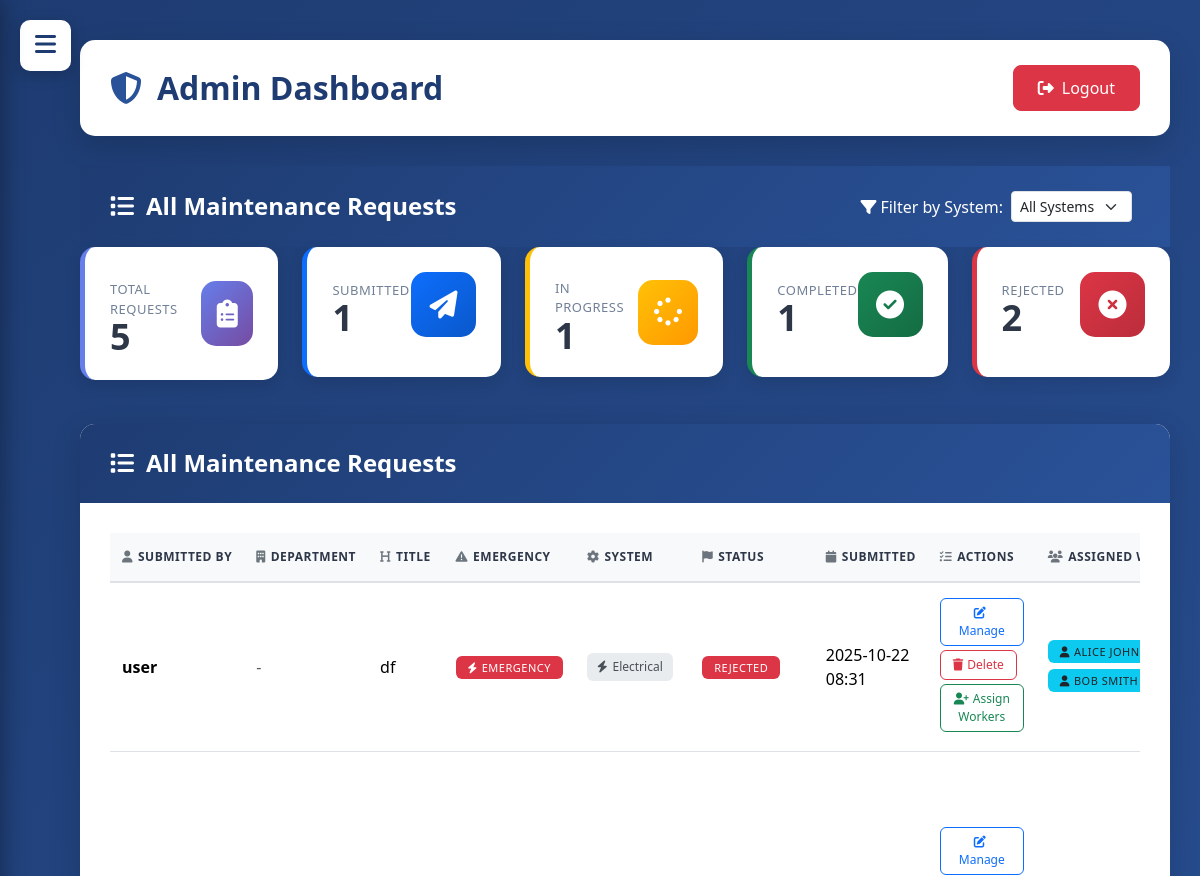
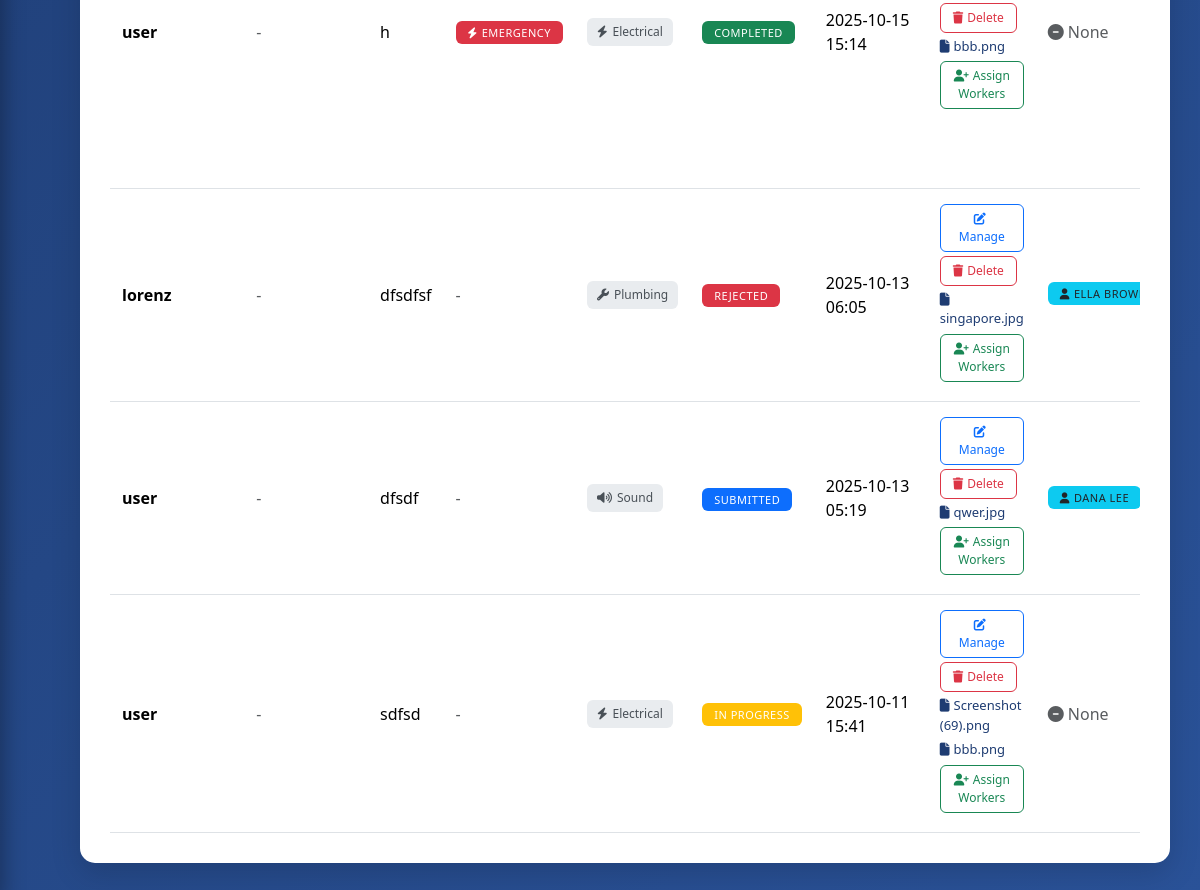
/admin_dashboard.php (signed in), run on the app's committed database (2 pictures, top to bottom).
### tables this page shows
CREATE TABLE `maintenance_requests` (
  `id` int(11) NOT NULL,
  `user_id` int(11) NOT NULL,
  `title` varchar(128) NOT NULL,
  `description` text NOT NULL,
  `system_type` enum('Electrical','Plumbing','Sound') NOT NULL,
  `status` varchar(30) DEFAULT NULL,
  `department` varchar(128) DEFAULT NULL,
  `created_at` timestamp NULL DEFAULT current_timestamp(),
  `updated_at` timestamp NULL DEFAULT current_timestamp() ON UPDATE current_timestamp(),
  `electrical_utilities` varchar(255) DEFAULT NULL,
  `electrical_other` varchar(128) DEFAULT NULL,
  `plumbing_utilities` varchar(255) DEFAULT NULL,
  `plumbing_other` varchar(128) DEFAULT NULL,
  `emergency_flag` tinyint(1) NOT NULL DEFAULT 0,
  `labor_amount` decimal(10,2) NOT NULL DEFAULT 0.00,
  `total_cost` decimal(10,2) NOT NULL DEFAULT 0.00
);

CREATE TABLE `users` (
  `id` int(11) NOT NULL,
  `username` varchar(64) NOT NULL,
  `password` varchar(255) NOT NULL,
  `email` varchar(128) NOT NULL,
  `role` enum('admin','user') NOT NULL
);

CREATE TABLE `request_files` (
  `id` int(11) NOT NULL,
  `request_id` int(11) NOT NULL,
  `file_path` varchar(256) NOT NULL,
  `original_name` varchar(128) DEFAULT NULL,
  `uploaded_at` timestamp NULL DEFAULT current_timestamp()
);

### admin_dashboard.php (the view, shortened to what this page needs)
<?php
require 'db.php';
$systemFilter = $_GET['system'] ?? 'All';
$params = [];
$sql = "SELECT requests.*, users.username AS requester FROM maintenance_requests requests JOIN users ON users.id = requests.user_id";
$sql .= " ORDER BY created_at DESC";
$stmt = $pdo->prepare($sql);
$stmt->execute($params);
$requests = $stmt->fetchAll();
$total = count($requests);
$submitted = count(array_filter($requests, fn($r) => $r['status'] == 'Submitted'));
$inProgress = count(array_filter($requests, fn($r) => $r['status'] == 'In Progress'));
$completed = count(array_filter($requests, fn($r) => $r['status'] == 'Completed'));
$rejected = count(array_filter($requests, fn($r) => $r['status'] == 'Rejected'));
?>
<!DOCTYPE html>
<html>
<head>
    <link href="https://cdn.jsdelivr.net/npm/bootstrap@5.3.2/dist/css/bootstrap.min.css" rel="stylesheet">
    <link rel="stylesheet" href="https://cdnjs.cloudflare.com/ajax/libs/font-awesome/6.4.0/css/all.min.css">
</head>
<body>
<button class="menu-btn" onclick="document.getElementById('sideNav').classList.add('show');">
    <i class="fas fa-bars"></i>
</button>
<div class="container-fluid" style="max-width:1600px;margin-top:40px;margin-bottom:40px;padding-left:80px;padding-right:30px;">
    <div class="main-header">
        <h2><i class="fas fa-shield-alt"></i>Admin Dashboard</h2>
        <a class="btn btn-danger btn-custom" href="logout.php">
            <i class="fas fa-sign-out-alt me-2"></i>Logout
        </a>
    </div>
    <div class="card-header-custom">
    <div class="d-flex justify-content-between align-items-center">
        <h4><i class="fas fa-list"></i>All Maintenance Requests</h4>
        <form method="GET" class="d-flex align-items-center">
            <label class="me-2 mb-0" style="white-space: nowrap;">
                <i class="fas fa-filter me-1"></i>Filter by System:
            </label>
            <select name="system" class="form-select form-select-sm me-2" style="width: auto;" onchange="this.form.submit()">
                <option value="All" <?= $systemFilter == 'All' ? 'selected' : '' ?>>All Systems</option>
            </select>
        </form>
    </div>
</div>
    <div class="row mb-4">
        <div class="col-lg col-md-4 col-sm-6">
            <div class="stats-card total">
                <div class="d-flex justify-content-between align-items-center">
                    <div>
                        <p class="stats-label">Total Requests</p>
                        <h3 class="stats-number"><?= $total ?></h3>
                    </div>
                    <div class="stats-icon">
                        <i class="fas fa-clipboard-list"></i>
                    </div>
                </div>
            </div>
        </div>
        <div class="col-lg col-md-4 col-sm-6">
            <div class="stats-card submitted">
                <div class="d-flex justify-content-between align-items-center">
                    <div>
                        <p class="stats-label">Submitted</p>
                        <h3 class="stats-number"><?= $submitted ?></h3>
                    </div>
                    <div class="stats-icon">
                        <i class="fas fa-paper-plane"></i>
                    </div>
                </div>
            </div>
        </div>
        <div class="col-lg col-md-4 col-sm-6">
            <div class="stats-card progress">
                <div class="d-flex justify-content-between align-items-center">
                    <div>
                        <p class="stats-label">In Progress</p>
                        <h3 class="stats-number"><?= $inProgress ?></h3>
                    </div>
                    <div class="stats-icon">
                        <i class="fas fa-spinner"></i>
                    </div>
                </div>
            </div>
        </div>
        <div class="col-lg col-md-4 col-sm-6">
            <div class="stats-card completed">
                <div class="d-flex justify-content-between align-items-center">
                    <div>
                        <p class="stats-label">Completed</p>
                        <h3 class="stats-number"><?= $completed ?></h3>
                    </div>
                    <div class="stats-icon">
                        <i class="fas fa-check-circle"></i>
                    </div>
                </div>
            </div>
        </div>
        <div class="col-lg col-md-4 col-sm-6">
            <div class="stats-card rejected">
                <div class="d-flex justify-content-between align-items-center">
                    <div>
                        <p class="stats-label">Rejected</p>
                        <h3 class="stats-number"><?= $rejected ?></h3>
                    </div>
                    <div class="stats-icon">
                        <i class="fas fa-times-circle"></i>
                    </div>
                </div>
            </div>
        </div>
    </div>
    <div class="main-card">
        <div class="card-header-custom">
            <h4><i class="fas fa-list"></i>All Maintenance Requests</h4>
        </div>
        <div class="table-container">
            <?php if (!$requests): ?>
                <div class="text-center py-5">
                    <i class="fas fa-inbox" style="font-size: 64px; color: #cbd5e0;"></i>
                    <h5 class="text-muted mt-3">No requests found for filter</h5>
                </div>
            <?php else: ?>
            <div class="table-responsive">
                <table class="table">
                    <thead>
                        <tr>
                            <th><i class="fas fa-user"></i>Submitted By</th>
                            <th><i class="fas fa-building"></i>Department</th>
                            <th><i class="fas fa-heading"></i>Title</th>
                            <th><i class="fas fa-exclamation-triangle"></i>Emergency</th>
                            <th><i class="fas fa-cog"></i>System</th>
                            <th><i class="fas fa-flag"></i>Status</th>
                            <th><i class="fas fa-calendar"></i>Submitted</th>
                            <th><i class="fas fa-tasks"></i>Actions</th>
                            <th><i class="fas fa-users"></i>Assigned Workers</th>
                        </tr>
                    </thead>
                    <tbody>
                        <?php foreach ($requests as $r): ?>
                        <tr>
                            <td><strong><?= htmlspecialchars($r['requester']) ?></strong></td>
                            <td>
                                <?php if (!empty($r['department'])): ?>
                                    <span class="badge bg-secondary">
                                        <i class="fas fa-building me-1"></i><?= htmlspecialchars($r['department']) ?>
                                    </span>
                                <?php else: ?>
                                    <span class="text-muted">-</span>
                                <?php endif; ?>
                            </td>
                            <td><?= htmlspecialchars($r['title']) ?></td>
                            <td>
                                <?php if (!empty($r['emergency_flag'])): ?>
                                    <span class="badge bg-danger">
                                        <i class="fas fa-bolt me-1"></i>EMERGENCY
                                    </span>
                                <?php else: ?>
                                    <span class="text-muted">-</span>
                                <?php endif; ?>
                            </td>
                            <td>
                                <span class="system-badge">
                                    <?php
                                    $systemIcons = [
                                        'Electrical' => 'fa-bolt',
                                        'Plumbing' => 'fa-wrench',
                                        'HVAC' => 'fa-wind',
                                        'Sound' => 'fa-volume-up',
                                        'Other' => 'fa-tools'
                                    ];
                                    $icon = $systemIcons[$r['system_type']] ?? 'fa-tools';
                                    ?>
                                    <i class="fas <?= $icon ?>"></i>
                                    <?= htmlspecialchars($r['system_type']) ?>
                                </span>
                            </td>
                            <td>
                                <?php
                                $badge = ($r['status']=='Submitted' ? 'primary' :
                                        ($r['status']=='In Progress' ? 'warning' :
                                        ($r['status']=='Completed' ? 'success' : 'danger')));
                                ?>
                                <span class="badge bg-<?= $badge ?>"><?= htmlspecialchars($r['status']) ?></span>
                            </td>
                            <td><?= date('Y-m-d H:i', strtotime($r['created_at'])) ?></td>
                            <td>
                                <a class="btn btn-sm btn-outline-primary mb-1" href="manage_request.php?id=<?= $r['id'] ?>">
                                    <i class="fas fa-edit me-1"></i>Manage
                                </a>
                                <a class="btn btn-sm btn-outline-danger mb-1" href="admin_dashboard.php?deleteid=<?= $r['id'] ?>" onclick="return confirm('Are you sure you want to delete this request?')">
                                    <i class="fas fa-trash me-1"></i>Delete
                                </a>
                                <?php
                                    $stmtF = $pdo->prepare("SELECT * FROM request_files WHERE request_id = ?");
                                    $stmtF->execute([$r['id']]);
                                    foreach ($stmtF->fetchAll() as $f) {
                                        echo "<a class='attachment-link d-block' target='_blank' href='" . htmlspecialchars($f['file_path']) . "'><i class='fas fa-file me-1'></i>" . htmlspecialchars($f['original_name']) . "</a>";
                                    }
                                ?>
                                <button type="button" class="btn btn-sm btn-outline-success mb-1" data-bs-toggle="modal" data-bs-target="#assignWorkerModal<?= $r['id'] ?>">
                                    <i class="fas fa-user-plus me-1"></i>Assign Workers
                                </button>
                            </td>
                            <td>
                                <?php
                                $stmtAW = $pdo->prepare("
                                    SELECT workers.name FROM request_workers
                                    JOIN workers ON request_workers.worker_id = workers.id
                                    WHERE request_workers.request_id = ?
                                ");
                                $stmtAW->execute([$r['id']]);
                                $assignedWorkers = $stmtAW->fetchAll(PDO::FETCH_COLUMN);
                                if ($assignedWorkers) {
                                    foreach ($assignedWorkers as $worker) {
                                        echo "<span class='badge bg-info text-dark me-1 mb-1'><i class='fas fa-user me-1'></i>" . htmlspecialchars($worker) . "</span>";
                                    }
                                } else {
                                    echo '<span class="text-muted"><i class="fas fa-minus-circle me-1"></i>None</span>';
                                }
                                ?>
                            </td>
                        </tr>
                        <?php endforeach; ?>
                    </tbody>
                </table>
            </div>
            <?php endif; ?>
        </div>
    </div>
</div>
</body>
</html>

### data on the page
maintenance_requests: user.username "user", title "df", emergency_flag 1 (drawn), system_type "Electrical", status "REJECTED", created_at "2025-10-22 08:31", worker "ALICE…", worker "BOB SMITH"
maintenance_requests: user.username "user", title "h", emergency_flag 1 (drawn), system_type "Electrical", status "COMPLETED", created_at "2025-10-15 15:14", shows "None"
request_files: original_name "bbb.png"
maintenance_requests: user.username "lorenz", title "dfsdfsf", system_type "Plumbing", status "REJECTED", created_at "2025-10-13 06:05", worker "ELLA…"
request_files: original_name "singapore.jpg"
maintenance_requests: user.username "user", title "dfsdf", system_type "Sound", status "SUBMITTED", created_at "2025-10-13 05:19", worker "DANA LEE"
request_files: original_name "qwer.jpg"
maintenance_requests: user.username "user", title "sdfsd", system_type "Electrical", status "IN PROGRESS", created_at "2025-10-11 15:41", shows "None"
request_files: original_name "Screenshot (69).png"
request_files: original_name "bbb.png"

### other printed values
$total "5"
$submitted "1"
$inProgress "1"
$completed "1"
$rejected "2"
